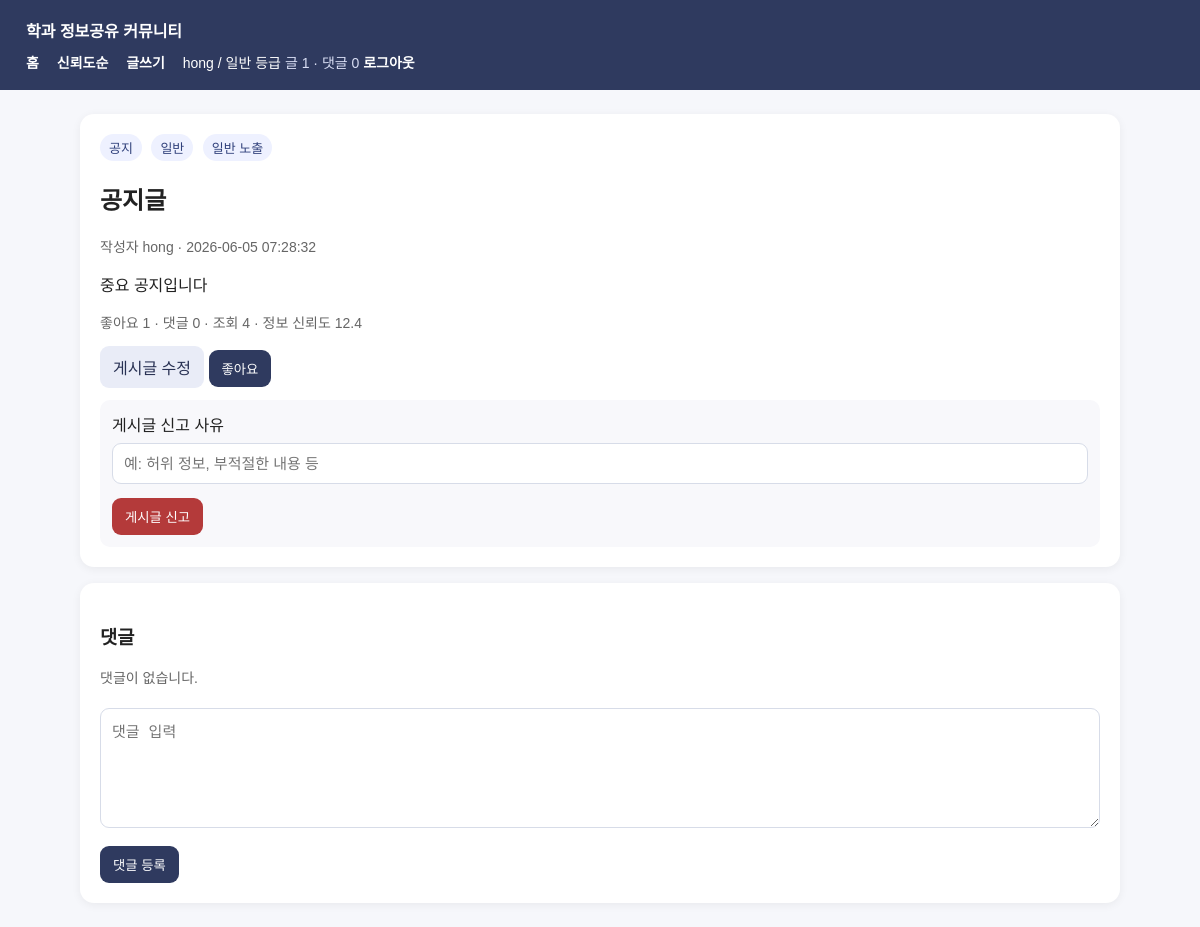
Page /post/1 (signed in) on the earlier database version.
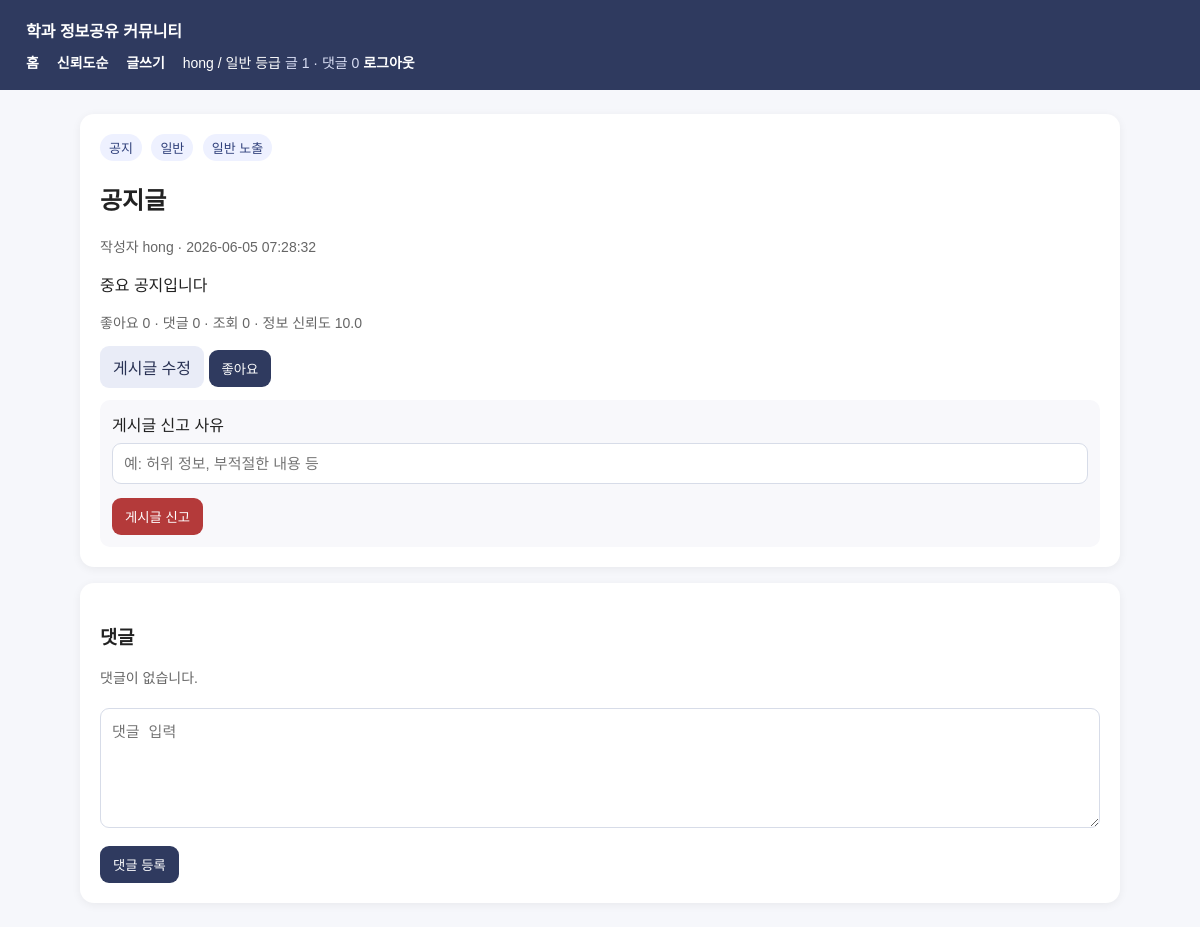
Same page on the later database version.
### tables this page shows
CREATE TABLE users (
                username TEXT PRIMARY KEY,
                password TEXT NOT NULL,
                name TEXT,
                age TEXT,
                phone TEXT,
                sns_profile TEXT UNIQUE NOT NULL,
                role TEXT DEFAULT '일반'
            );

CREATE TABLE posts (
                id INTEGER PRIMARY KEY AUTOINCREMENT,
                sns_profile TEXT NOT NULL,
                title TEXT NOT NULL,
                content TEXT NOT NULL,
                timestamp TEXT NOT NULL,
                category TEXT NOT NULL DEFAULT '수업',
                likes INTEGER DEFAULT 0,
                comments INTEGER DEFAULT 0,
                view_count INTEGER DEFAULT 0,
                archived INTEGER DEFAULT 0,
                FOREIGN KEY(sns_profile) REFERENCES users(sns_profile)
            );

### web_app.py (the view)
@app.route('/post/<int:post_id>')
@login_required
def post_detail(post_id):
    conn = get_db()
    score = trust_score_sql()
    grade = grade_case_sql()
    weight = weight_case_sql()
    post = conn.execute(f"""
        SELECT p.id, p.title, p.content, p.sns_profile, p.timestamp, p.category,
               p.likes, p.comments, p.view_count,
               {grade} AS grade,
               {weight} AS grade_weight,
               {score} AS trust_score,
               CASE WHEN {score} >= 30 THEN '상단 노출' ELSE '일반 노출' END AS exposure_status
        FROM posts p
        LEFT JOIN users u ON p.sns_profile = u.sns_profile
        WHERE p.id = ? AND p.archived = 0
    """, (post_id,)).fetchone()
    if not post:
        conn.close()
        flash('게시글을 찾을 수 없습니다.')
        return redirect(url_for('index'))
    user = current_user()
    if not detail_view_allowed(user, post):
        conn.close()
        flash('신입 등급은 인사방 게시글만 상세 조회할 수 있습니다. 일반 등급 조건: 게시글 1개 이상')
        return redirect(url_for('index'))
    conn.execute('UPDATE posts SET view_count = view_count + 1 WHERE id = ?', (post_id,))
    conn.commit()
    comments = conn.execute("""
        SELECT c.id, c.sns_profile, c.content, c.timestamp
        FROM comments c
        WHERE c.post_id = ?
        ORDER BY c.timestamp ASC
    """, (post_id,)).fetchall()
    conn.close()
    return render_template('post_detail.html', post=post, comments=comments)

### web_app.py (called while the page is built)
def get_db():
    conn = sqlite3.connect(DB_PATH)
    conn.row_factory = sqlite3.Row
    return conn

def get_activity_counts(conn, sns_profile):
    post_count = conn.execute("""
        SELECT COUNT(*) AS cnt FROM posts
        WHERE sns_profile = ? AND archived = 0
    """, (sns_profile,)).fetchone()['cnt']
    comment_count = conn.execute("""
        SELECT COUNT(*) AS cnt FROM comments
        WHERE sns_profile = ?
    """, (sns_profile,)).fetchone()['cnt']
    return post_count, comment_count

def decide_grade(username, sns_profile, post_count, comment_count):
    if username == ADMIN_USERNAME or sns_profile == '관리자':
        return '관리자'
    if post_count >= 10 and comment_count >= 10:
        return '최우수'
    if post_count >= 5 and comment_count >= 5:
        return '우수'
    if post_count >= 1:
        return '일반'
    return '신입'

def current_user():
    if 'username' not in session:
        return None
    conn = get_db()
    row = conn.execute('SELECT * FROM users WHERE username = ?', (session['username'],)).fetchone()
    if not row:
        conn.close()
        return None
    data = dict(row)
    post_count, comment_count = get_activity_counts(conn, data['sns_profile'])
    grade = decide_grade(data['username'], data['sns_profile'], post_count, comment_count)
    data['grade'] = grade
    data['grade_weight'] = GRADE_RULES[grade]['weight']
    data['post_count'] = post_count
    data['comment_count'] = comment_count
    data['can_view'] = GRADE_RULES[grade]['can_view']
    data['can_interact'] = GRADE_RULES[grade]['can_interact']
    conn.close()
    return data

def login_required(view):
    @wraps(view)
    def wrapped(*args, **kwargs):
        if 'username' not in session:
            flash('로그인이 필요합니다.')
            return redirect(url_for('login'))
        return view(*args, **kwargs)
    return wrapped

def detail_view_allowed(user, post):
    if not user:
        return False
    if user['can_view']:
        return True
    if post and post['category'] == '인사방':
        return True
    return False

def post_count_expr():
    return "(SELECT COUNT(*) FROM posts p2 WHERE p2.sns_profile = u.sns_profile AND p2.archived = 0)"

def comment_count_expr():
    return "(SELECT COUNT(*) FROM comments c2 WHERE c2.sns_profile = u.sns_profile)"

def trust_score_sql():
    weight = weight_case_sql()
    return f"""
        ({weight} * 10
         + p.likes * 2
         + p.comments * 1
         + p.view_count * 0.1)
    """

### templates/post_detail.html
{% extends 'base.html' %}
{% block content %}
<div class="card">
  <span class="badge">{{ post['category'] }}</span>
  <span class="badge">{{ post['grade'] }}</span>
  <span class="badge {% if post['exposure_status'] == '상단 노출' %}pin{% endif %}">{{ post['exposure_status'] }}</span>
  <h2>{{ post['title'] }}</h2>
  <p class="muted">작성자 {{ post['sns_profile'] }} · {{ post['timestamp'] }}</p>
  <p>{{ post['content'] }}</p>
  <p class="muted">좋아요 {{ post['likes'] }} · 댓글 {{ post['comments'] }} · 조회 {{ post['view_count'] }} · 정보 신뢰도 {{ '%.1f'|format(post['trust_score']) }}</p>
  {% if user and user['sns_profile'] == post['sns_profile'] and user['grade'] != '관리자' %}
    <a class="btn light" href="{{ url_for('edit_post', post_id=post['id']) }}">게시글 수정</a>
  {% endif %}
  {% if user and user['can_interact'] %}
    <form class="inline-form" method="post" action="{{ url_for('like_post', post_id=post['id']) }}"><button class="btn" type="submit">좋아요</button></form>
    <div class="report-box">
      <form method="post" action="{{ url_for('report_post', post_id=post['id']) }}">
        <label>게시글 신고 사유</label>
        <input name="reason" required placeholder="예: 허위 정보, 부적절한 내용 등">
        <button class="btn danger" type="submit">게시글 신고</button>
      </form>
    </div>
  {% endif %}
</div>
<div class="card">
  <h3>댓글</h3>
  {% for c in comments %}
    <div style="padding:10px 0; border-bottom:1px solid #eee;">
      <p><strong>{{ c['sns_profile'] }}</strong> <span class="muted">{{ c['timestamp'] }}</span><br>{{ c['content'] }}</p>
      {% if user and user['sns_profile'] == c['sns_profile'] and user['grade'] != '관리자' %}
        <a class="btn light" href="{{ url_for('edit_comment', comment_id=c['id']) }}">댓글 수정</a>
      {% endif %}
      {% if user and user['can_interact'] %}
        <form method="post" action="{{ url_for('report_comment', comment_id=c['id']) }}">
          <input type="hidden" name="post_id" value="{{ post['id'] }}">
          <input name="reason" required placeholder="댓글 신고 사유 입력">
          <button class="btn danger" type="submit">댓글 신고</button>
        </form>
      {% endif %}
    </div>
  {% else %}<p class="muted">댓글이 없습니다.</p>{% endfor %}
  {% if user and user['can_interact'] %}
    <form method="post" action="{{ url_for('add_comment', post_id=post['id']) }}">
      <textarea name="content" required placeholder="댓글 입력"></textarea>
      <button class="btn" type="submit">댓글 등록</button>
    </form>
  {% endif %}
</div>
{% endblock %}

### templates/base.html (shortened to what this page needs)
<!doctype html>
<html lang="ko">
<head>
</head>
<body>
<header>
  <div><a href="{{ url_for('index') }}">학과 정보공유 커뮤니티</a></div>
  <div class="nav">
    <a href="{{ url_for('index') }}">홈</a>
    <a href="{{ url_for('index', mode='trust') }}">신뢰도순</a>
    {% if user %}
      <a href="{{ url_for('write') }}">글쓰기</a>
      <span>{{ user['sns_profile'] }} / {{ user['grade'] }} 등급</span>
      <span class="muted" style="color:#d9def4;">글 {{ user['post_count'] }} · 댓글 {{ user['comment_count'] }}</span>
      <a href="{{ url_for('logout') }}">로그아웃</a>
    {% else %}
      <a href="{{ url_for('login') }}">로그인</a>
      <a href="{{ url_for('register') }}">회원가입</a>
    {% endif %}
  </div>
</header>
<div class="wrap">
  {% block content %}{% endblock %}
</div>
</body>
</html>

### templates/base.html (style rules this page uses)
body { margin:0; font-family: Arial, 'Malgun Gothic', sans-serif; background:#f6f7fb; color:#222; }
header { background:#2f3a5f; color:white; padding:18px 26px; }
header a { color:white; text-decoration:none; margin-right:14px; font-weight:600; }
.wrap { max-width:1040px; margin:24px auto; padding:0 18px; }
.card { background:white; border-radius:14px; padding:20px; margin-bottom:16px; box-shadow:0 2px 10px rgba(0,0,0,.06); }
.nav { margin-top:10px; font-size:14px; }
.badge { display:inline-block; padding:4px 9px; border-radius:999px; background:#eef1ff; color:#30407b; font-size:13px; margin-right:5px; }
.btn { display:inline-block; border:0; border-radius:9px; background:#2f3a5f; color:white; padding:9px 13px; text-decoration:none; cursor:pointer; }
.btn.light { background:#e9ecf7; color:#283153; }
.btn.danger { background:#b43a3a; color:white; }
input, textarea, select { width:100%; box-sizing:border-box; padding:11px; margin:7px 0 14px; border:1px solid #d7dce8; border-radius:9px; font-size:15px; }
textarea { min-height:120px; }
.muted { color:#666; font-size:14px; }
.inline-form { display:inline; }
.report-box { margin-top:12px; padding:12px; border-radius:10px; background:#f8f8fb; }

Differences in the rows shown:
changed posts "공지글": likes "1" → "0"; view_count "4" → "0"
Other differences:
{{ '%.1f'|format(post['trust_score']) }}: "12.4" → "10.0"
